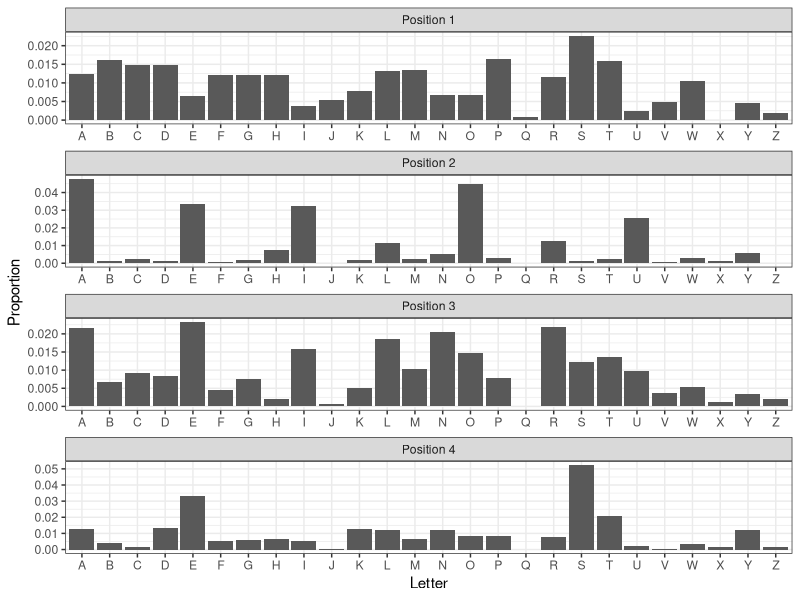
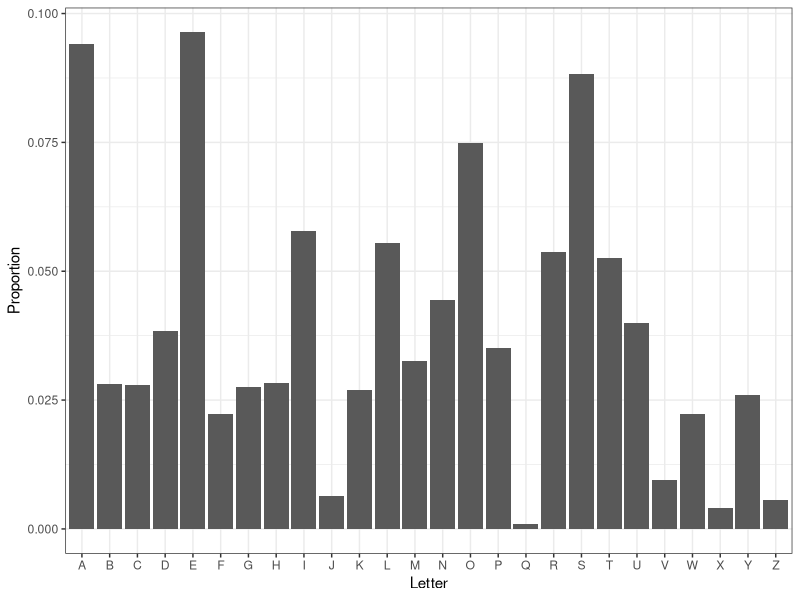

Here is the R script that generated these plots, in order:
## ---- chunk 1
list.of.packages <- c("ggplot2", "gridExtra")
new.packages <- list.of.packages[!(list.of.packages %in% installed.packages()[,"Package"])]
if(length(new.packages)) install.packages(new.packages)

library(ggplot2)
library(gridExtra)
## ---- chunk 2
dictionary <- read.csv("data/dictionary.csv")
## ---- chunk 3
# Split words into letters
letters_out <- strsplit(dictionary$words, "")

df <- data.frame(matrix(ncol = 2, nrow = 0))
colnames(df) <- c("letter", "position")

# Make a dataframe of letters and their positions
for (letter in letters_out) {
  df <- rbind(df, data.frame("letter" = letter, "position" = 1:4))
}

# Turn this into a table mapping letters to frequencies
df <- data.frame(table(df))
df$Freq <- df$Freq / sum(df$Freq)
df$position <- paste0("Position ", df$position)

ggplot(df, aes(x = toupper(letter), y = Freq)) + 
  geom_bar(stat="identity") + 
  xlab("Letter") + 
  ylab("Proportion") + 
  theme_bw() + 
  facet_wrap(as.factor(df$position), nrow = 4, scales = "free")
## ---- chunk 4
# Split words into letters and create one long vector of all the letters
letters_out <- unlist(strsplit(dictionary$words, ""))

# Make a dataframe with the proportion of each letter
df <- data.frame(table(letters_out) / length(letters_out))
colnames(df) <- c("letters", "proportions")

ggplot(df, aes(x = toupper(letters), y = proportions)) + 
  geom_bar(stat="identity") + 
  xlab("Letter") + 
  ylab("Proportion") + 
  theme_bw()
## ---- chunk 5
df$proportions[df$letters == "s"] * 
  df$proportions[df$letters == "t"] *
  df$proportions[df$letters == "a"] *
  df$proportions[df$letters == "t"]
## ---- chunk 6
nsims <- 10000
n <- 30

single_sim <- function() {
  # Make n draws from a multinomial
  y <- rmultinom(n, 4, df$proportions)
  
  # Calculate the MLE
  mle <- -4 * rowSums(y)[1] / (4 * n) * rowSums(y)[2] / (4 * n)
  
  # Calculate the MOM estimator
  mom <- mean(y[1, ] * y[2, ]) - mean(y[1, ]) * mean(y[2, ])
  
  return (c(mle, mom))
}

# Run this nsims times, storing results in a matrix
estimates <- replicate(nsims, single_sim())

# Get the true covariance
true_cov <- - 4 * df$proportions[1] * df$proportions[2]

outputs <- c(mean((estimates[1,] - true_cov)^2),
             mean((estimates[2,] - true_cov)^2))
names(outputs) <- c("MLE MSE", "MOM MSE")

outputs
